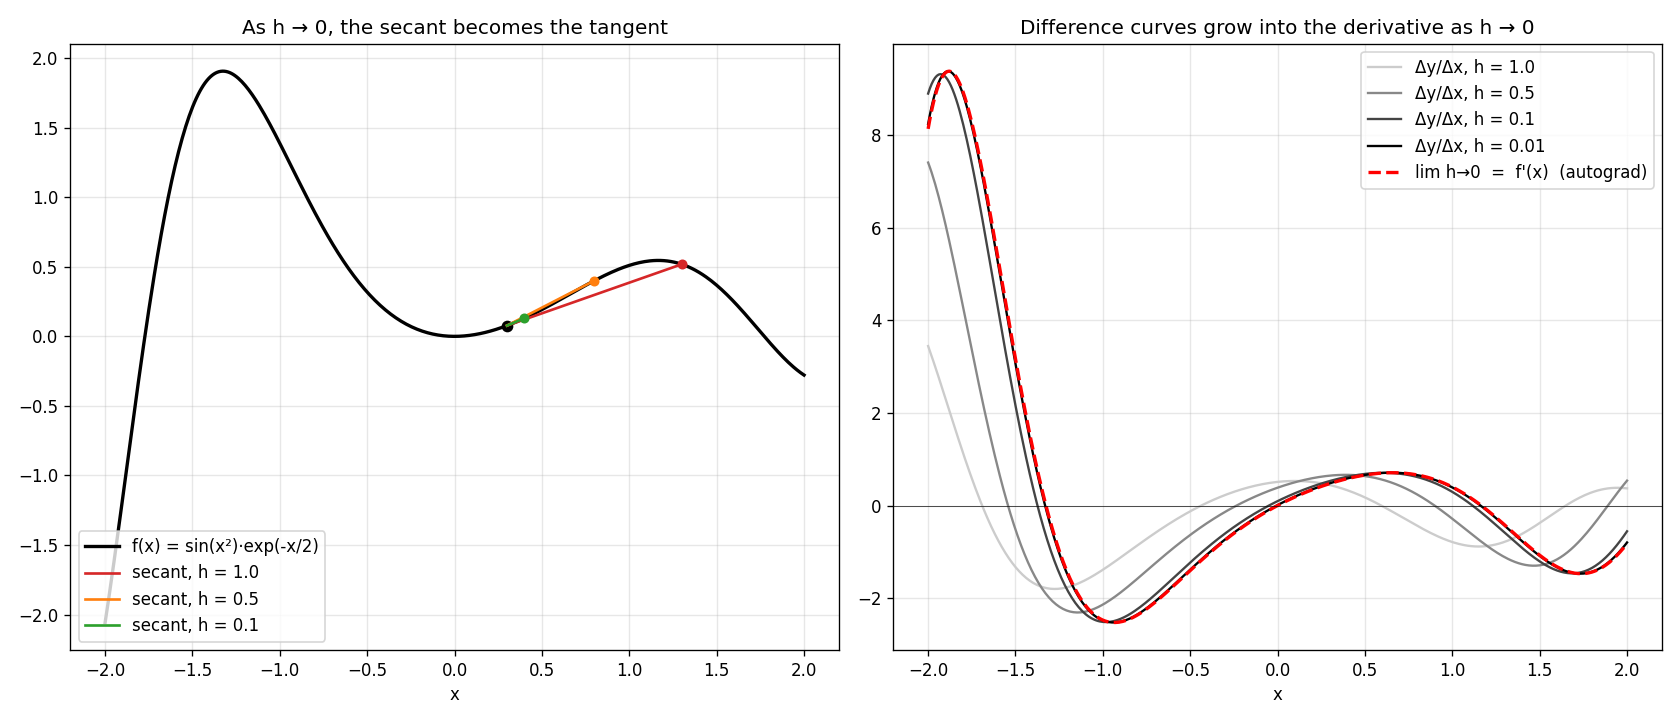

The script that drew this image:
"""§2.0 — From discrete differences to the continuous derivative.

The conceptual leap that took 1900 years (Archimedes → Cauchy):
take a sequence of secant slopes (Δy / Δx for finite Δx), and let Δx → 0.
Numerator and denominator both shrink to zero — yet their *ratio*
converges to a finite, definite number. That ratio is the derivative.

This script picks one function and plots the forward-difference quotient
at h = 1.0, 0.5, 0.1, 0.01. As h shrinks, the secant curves "grow into"
the true derivative (computed by PyTorch autograd as ground truth).
"""
from pathlib import Path

import matplotlib.pyplot as plt
import torch


def f_of(x):
    return torch.sin(x**2) * torch.exp(-x / 2)


x_grid = torch.linspace(-2, 2, 400)

# Ground truth: the derivative as a limit, computed by autograd.
x_auto = x_grid.clone().requires_grad_(True)
f_of(x_auto).sum().backward()
true_derivative = x_auto.grad

# Sequence of finite differences with shrinking h.
hs = [1.0, 0.5, 0.1, 0.01]
diffs = [(f_of(x_grid + h) - f_of(x_grid)) / h for h in hs]

fig, axes = plt.subplots(1, 2, figsize=(14, 6))

# Left: f(x) plus the actual secant chords at one anchor point, for h = 1.0, 0.5, 0.1.
ax = axes[0]
ax.plot(x_grid, f_of(x_grid), "k-", lw=2, label="f(x) = sin(x²)·exp(-x/2)")
anchor = torch.tensor(0.3)
fa = f_of(anchor)
ax.plot(anchor, fa, "ko", ms=6)
colors = ["#d62728", "#ff7f0e", "#2ca02c"]
for h, c in zip([1.0, 0.5, 0.1], colors):
    fb = f_of(anchor + h)
    ax.plot([anchor, anchor + h], [fa, fb], "-", color=c, lw=1.6, label=f"secant, h = {h}")
    ax.plot(anchor + h, fb, "o", color=c, ms=5)
ax.set_title("As h → 0, the secant becomes the tangent")
ax.legend(loc="lower left")
ax.grid(alpha=0.3)
ax.set_xlabel("x")

# Right: forward-difference curves (Δy/Δx) at shrinking h, vs. the true derivative.
ax = axes[1]
shades = ["#cccccc", "#888888", "#444444", "#000000"]
for h, d, s in zip(hs, diffs, shades):
    ax.plot(x_grid, d, color=s, lw=1.4, label=f"Δy/Δx, h = {h}")
ax.plot(x_grid, true_derivative, "r--", lw=2.0, label="lim h→0  =  f'(x)  (autograd)")
ax.set_title("Difference curves grow into the derivative as h → 0")
ax.legend()
ax.grid(alpha=0.3)
ax.axhline(0, color="k", lw=0.4)
ax.set_xlabel("x")

# Numerical check: max |Δ_h - f'| should shrink with h.
print("h          max |Δy/Δx  −  f'(x)|")
for h, d in zip(hs, diffs):
    err = (d - true_derivative).abs().max().item()
    print(f"{h:<10g} {err:.4e}")
print("(error scales linearly with h — first-order forward difference)")

plt.tight_layout()
out = Path(__file__).with_suffix(".png")
plt.savefig(out, dpi=120)
print(f"Saved: {out}")
